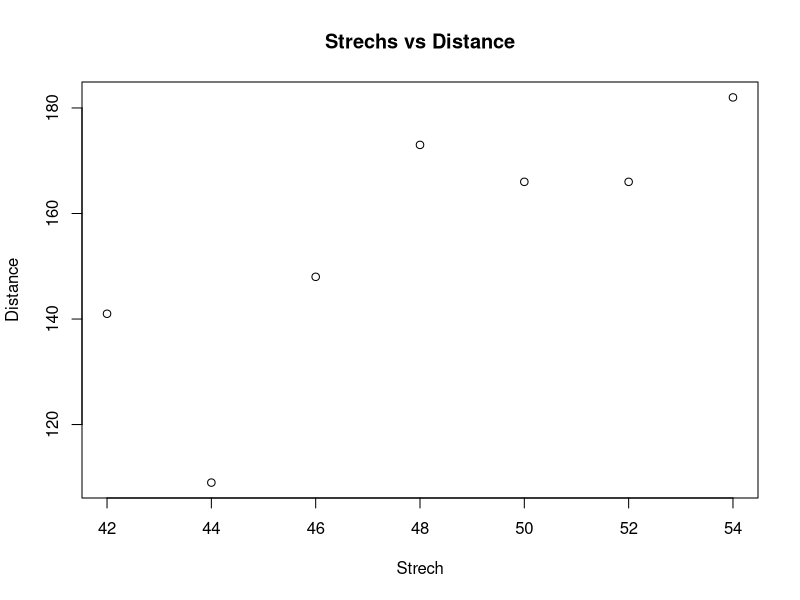
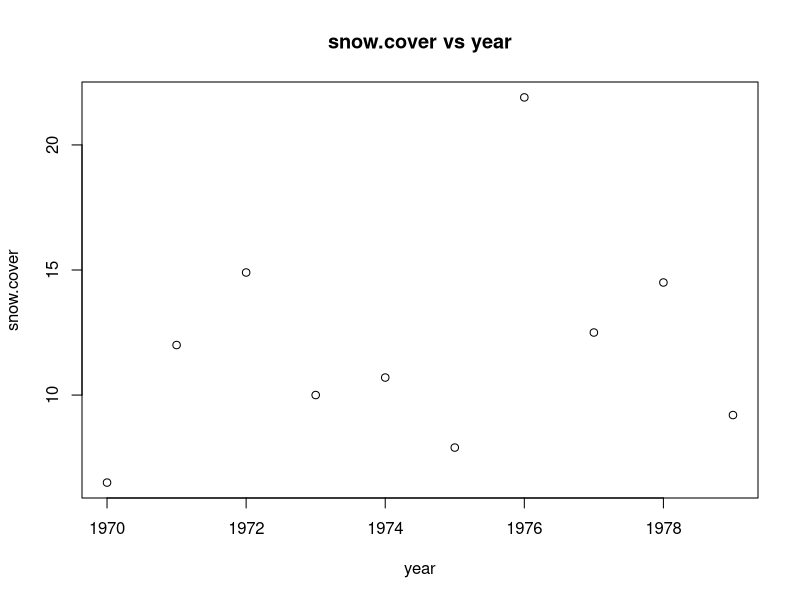
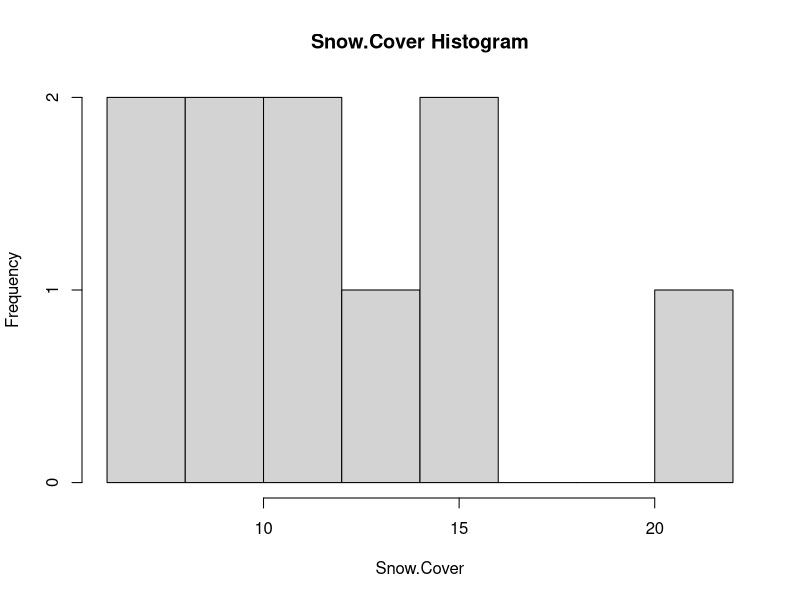
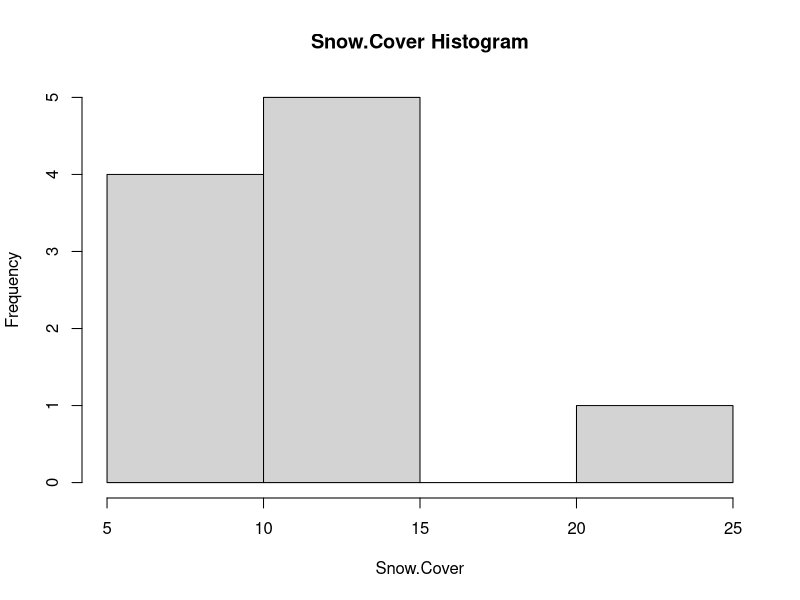
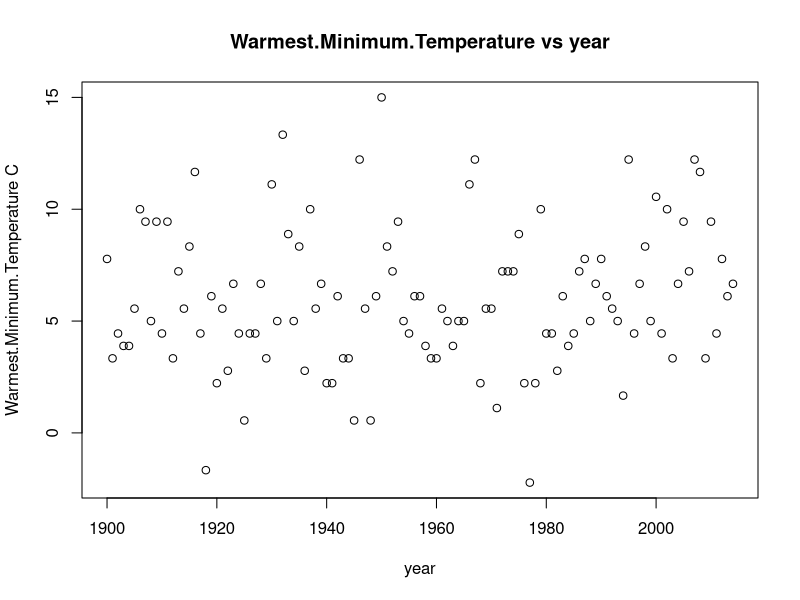
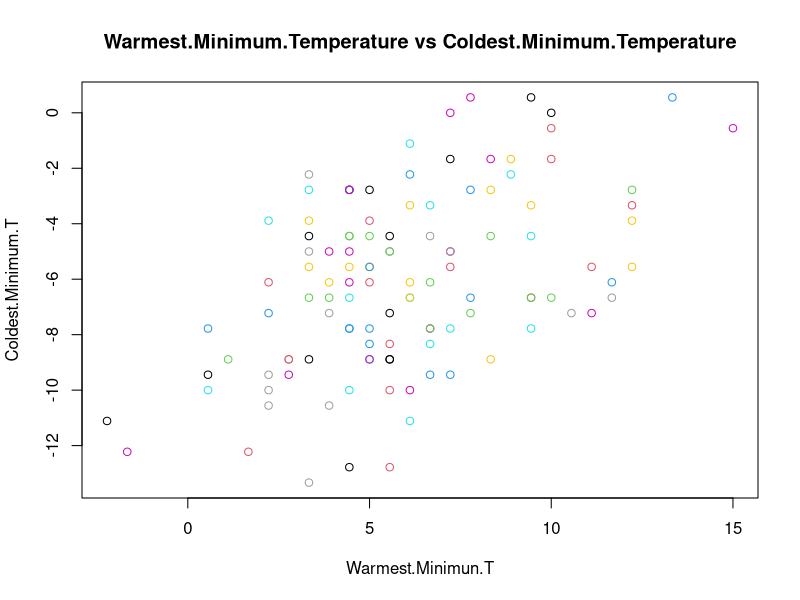

Here is the R script that generated these plots, in order:
## ---- chunk 1
strech<-c(46,54,48,50,44,42,52)
distance<-c(148,182,173,166,109,141,166)
data<-data.frame(strech,distance)
## ---- chunk 2
data
## ---- chunk 3
plot(data$strech, data$distance, main="Strechs vs Distance", xlab="Strech", ylab="Distance")
## ---- chunk 4
year<-c(1970,1971,1972,1973,1974,1975,1976,1977,1978,1979)
snow.cover<-c(6.5,12.0,14.9,10.0,10.7,7.9,21.9,12.5,14.5,9.2)
year.snow<-data.frame(year, snow.cover)
## ---- chunk 5
year.snow
## ---- chunk 6
plot( year.snow$year,year.snow$snow.cover, main="snow.cover vs year", xlab="year", ylab="snow.cover" )
## ---- chunk 7
hist(snow.cover, main="Snow.Cover Histogram", xlab="Snow.Cover", breaks=10)
## ---- chunk 8
hist(snow.cover, main="Snow.Cover Histogram", xlab="Snow.Cover", breaks=5)
## ---- chunk 9
library(readxl)
NY <- read_excel("datasets/NY.xls")
View(NY)
## ---- chunk 10
ftoc<-function(gradosf)
{
  return ((gradosf-32)*(5/9))
}

intomm<-function(invalue)
{
  return (as.numeric(invalue)*25.4)
}
## ---- chunk 11
NY[2:8]<-apply(NY[2:8],2,ftoc)
## ---- chunk 12
NY[9:12]<-apply(NY[9:12],2,intomm)

ny.dataframe<-data.frame(NY)
## ---- chunk 13
plot(ny.dataframe$Year, ny.dataframe$Warmest.Minimum.Temperature..F. , main="Warmest.Minimum.Temperature vs year", xlab="year", ylab="Warmest.Minimum.Temperature C" )
## ---- chunk 14
plot(ny.dataframe$Warmest.Minimum.Temperature..F., ny.dataframe$Coldest.Minimum.Temperature..F. , col=ny.dataframe$Year, main="Warmest.Minimum.Temperature vs Coldest.Minimum.Temperature", xlab="Warmest.Minimun.T", ylab = "Coldest.Minimum.T") 
